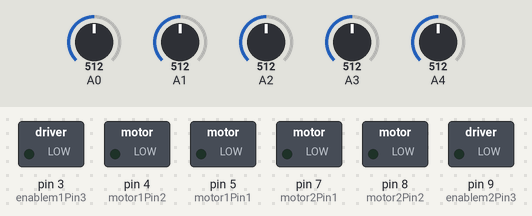
A sketch run on a simulated Arduino Uno, built with avr-gcc and run on an emulated ATmega328P. Shown: switched loads named in the sketch (green lamp = pin HIGH). The test bench sets the inputs (shaded band); at power-on: A2 = 512, A1 = 512, A3 = 512, A0 = 512, A4 = 512.

Above: at 1.2 s.
1.3 s: A2 set to 278
2.8 s: A2 set to 254
At 3.8 s:
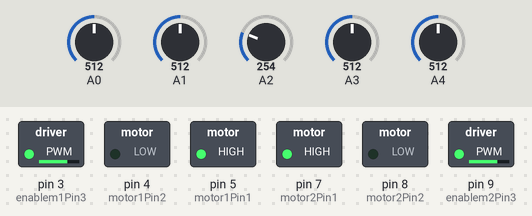
4.3 s: A1 set to 278
5.8 s: A1 set to 251
At 7.0 s:
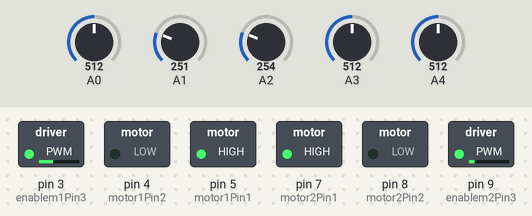
7.3 s: A1 set to 277
At 8.4 s:
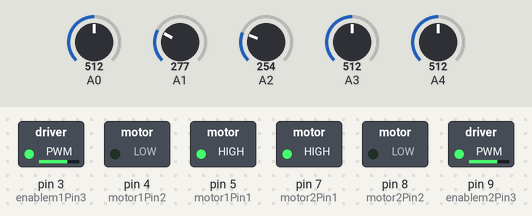
8.8 s: A3 set to 276
10.3 s: A3 set to 259
At 10.6 s:
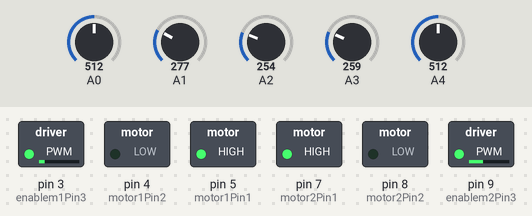
Timing chart, 0 to 12.8 s (numbered marks = the images above; inputs shaded):
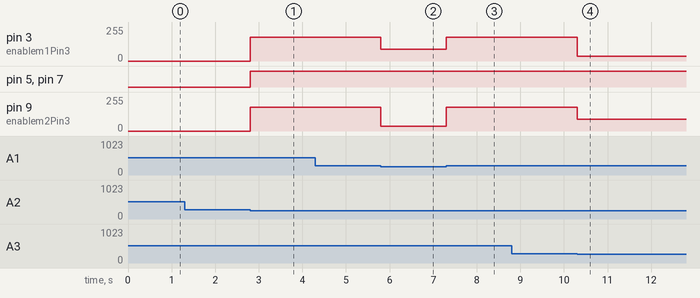

Measured:
- the behaviour switches between 268 and 267 on A2 (found by bisection; images 0 and 1)
- the behaviour switches between 268 and 267 on A1 (found by bisection; images 1 and 2)
- the behaviour switches between 268 and 267 on A3 (found by bisection; images 3 and 4)
- after the input at 1.3 s, every drawn part: stays the same
- after the input at 2.8 s, pin 3 (enablem1Pin3), pin 9 (enablem2Pin3): 0/255 → 180/255 at once; pin 5 (motor1Pin1), pin 7 (motor2Pin1): LOW → HIGH at once
- after the input at 4.3 s, every drawn part: stays the same
- after the input at 5.8 s, pin 3 (enablem1Pin3): 180/255 → 89/255 at once; pin 9 (enablem2Pin3): 180/255 → 34/255 at once
- after the input at 7.3 s, pin 3 (enablem1Pin3): 89/255 → 180/255 at once; pin 9 (enablem2Pin3): 34/255 → 180/255 at once
- after the input at 8.8 s, every drawn part: stays the same
- after the input at 10.3 s, pin 3 (enablem1Pin3): 180/255 → 34/255 at once; pin 9 (enablem2Pin3): 180/255 → 89/255 at once

The sketch:

iNNO_LINEFOLLOWER_Event2.ino
```cpp
const int motor1Pin1 = 5;
const int motor1Pin2 = 4;
const int enablem1Pin3 = 3;
const int motor2Pin1 = 7;
const int motor2Pin2 =8;
const int enablem2Pin3 = 9;
byte serialA;
int arr[5];

int in0=0,in1=0,in2=0,in3=0,in4=0;
//analogWrite(enablem1Pin3,150);
//analogWrite(enablem1Pin3,150);
void setup()
{


 Serial.begin(9600);

    pinMode(motor1Pin1, OUTPUT);
    pinMode(motor1Pin2, OUTPUT);
    pinMode(enablem1Pin3, OUTPUT);
    pinMode(motor2Pin1, OUTPUT);
    pinMode(motor2Pin2, OUTPUT);
    pinMode(enablem2Pin3, OUTPUT);
    // defining pinmode for inputs
     pinMode(A0,INPUT);
     pinMode(A1,INPUT);
     pinMode(A2,INPUT);
     pinMode(A3,INPUT);
     pinMode(A4,INPUT);

}
void forward()
{

        digitalWrite(motor1Pin1, HIGH);
        digitalWrite(motor1Pin2, LOW);
        digitalWrite(motor2Pin1, HIGH);
        digitalWrite(motor2Pin2, LOW);
        analogWrite(enablem1Pin3,180);
        analogWrite(enablem2Pin3,180);
}
void backward()
{
        digitalWrite(motor1Pin1, LOW);
        digitalWrite(motor1Pin2,HIGH);
        digitalWrite(motor2Pin1, LOW);
        digitalWrite(motor2Pin2, HIGH);
        analogWrite(enablem1Pin3,150);
        analogWrite(enablem2Pin3,150);
}
void forward_left()
{
        digitalWrite(motor1Pin1, HIGH);
        digitalWrite(motor1Pin2, LOW);
        digitalWrite(motor2Pin1, HIGH);
        digitalWrite(motor2Pin2, LOW);
        analogWrite(enablem1Pin3,34);
        analogWrite(enablem2Pin3,89);
}
void goku_left()
{
        digitalWrite(motor1Pin1, HIGH);
        digitalWrite(motor1Pin2, LOW);
        digitalWrite(motor2Pin1, HIGH);
        digitalWrite(motor2Pin2, LOW);
        analogWrite(enablem1Pin3,45);
        analogWrite(enablem2Pin3,100);
}
void goku_right()
{

        digitalWrite(motor1Pin1, HIGH);
        digitalWrite(motor1Pin2, LOW);
        digitalWrite(motor2Pin1, HIGH);
        digitalWrite(motor2Pin2, LOW);
        analogWrite(enablem1Pin3,100);
        analogWrite(enablem2Pin3,45);

}

void forward_right()
{

        digitalWrite(motor1Pin1, HIGH);
        digitalWrite(motor1Pin2, LOW);
        digitalWrite(motor2Pin1, HIGH);
        digitalWrite(motor2Pin2, LOW);
        analogWrite(enablem1Pin3,89);
        analogWrite(enablem2Pin3,34);

}

void left()
{
        digitalWrite(motor1Pin1, HIGH);
        digitalWrite(motor1Pin2, LOW);
        digitalWrite(motor2Pin1, HIGH);
        digitalWrite(motor2Pin2, LOW);
        analogWrite(enablem1Pin3,60);
        analogWrite(enablem2Pin3,60);
        delay(60);
        do
        {
        read_sensors();
        digitalWrite(motor1Pin1, LOW);
        digitalWrite(motor1Pin2, HIGH);
        digitalWrite(motor2Pin1, HIGH);
        digitalWrite(motor2Pin2, LOW);
        analogWrite(enablem1Pin3,100);
        analogWrite(enablem2Pin3,100);
        if(arr[3]==1)
          break;
        }while(1);
}
void right()
{
        digitalWrite(motor1Pin1, HIGH);
        digitalWrite(motor1Pin2, LOW);
        digitalWrite(motor2Pin1, HIGH);
        digitalWrite(motor2Pin2, LOW);
        analogWrite(enablem1Pin3,60);
        analogWrite(enablem2Pin3,60);
        delay(60);
        do
        {
        read_sensors();
        digitalWrite(motor1Pin1, HIGH);
        digitalWrite(motor1Pin2, LOW);
        digitalWrite(motor2Pin1, LOW);
        digitalWrite(motor2Pin2, HIGH);
        analogWrite(enablem1Pin3,100);
        analogWrite(enablem2Pin3,100);
        if(arr[1]==1)
          break;
        }while(1);
}
void wait()
{
  delay(1000);
}
void read_sensors()
{
  in0=analogRead(A0);
     in1=analogRead(A1);
     in2=analogRead(A2);
     in3=analogRead(A3);
     in4=analogRead(A4);


     if(in0>267)
        arr[0]=0;
     else
        arr[0]=1;
     if(in1>267)
        arr[1]=0;
     else
        arr[1]=1;
     if(in2>267)
        arr[2]=0;
     else
        arr[2]=1;
     if(in3>267)
        arr[3]=0;
     else
        arr[3]=1;
     if(in4>267)
        arr[4]=0;
     else
        arr[4]=1;

}
void loop()
{
     read_sensors();

     if((arr[0]==0 && arr[1]==1 && arr[2]==1 && arr[3]==1 && arr[4]==0)||(arr[0]==1 && arr[1]==1 && arr[2]==1 && arr[3]==1 && arr[4]==1)||(arr[0]==0 && arr[1]==0 && arr[2]==1 && arr[3]==0 && arr[4]==0))
        forward();
     else if((arr[0]==0 && arr[1]==1 && arr[2]==1 && arr[3]==0 && arr[4]==0)||(arr[0]==1 && arr[1]==1 && arr[2]==1 && arr[3]==0 && arr[4]==0))
        forward_right();
     else if((arr[0]==0 && arr[1]==0 && arr[2]==1 && arr[3]==1 && arr[4]==0)||(arr[0]==0 && arr[1]==0 && arr[2]==1 && arr[3]==1 && arr[4]==1))
        forward_left();
/*     else if((arr[0]==1 && arr[1]==1 && arr[2]==0 && arr[3]==0 && arr[4]==0)||(arr[0]==1 && arr[1]==0 && arr[2]==0 && arr[3]==0 && arr[4]==0))
        goku_left();
     else if((arr[0]==1 && arr[1]==1 && arr[2]==0 && arr[3]==0 && arr[4]==0)||(arr[0]==1 && arr[1]==0 && arr[2]==0 && arr[3]==0 && arr[4]==0))
        goku_right();
  */   else if(arr[0]==1 && arr[1]==1 && arr[2]==1 && arr[3]==1 && arr[4]==0)
        right();
     else if(arr[0]==0 && arr[1]==1 && arr[2]==1 && arr[3]==1 && arr[4]==1)
        left();


    delay(5);
     /*if(arr[0]==0 && arr[1]==0 && arr[2]==0 && arr[3]==0 && arr[4]==0)
     {
        forward();
        delay(150);


        digitalWrite(motor1Pin1, LOW);
        digitalWrite(motor1Pin2, LOW);
        digitalWrite(motor2Pin1, LOW);
        digitalWrite(motor2Pin2, LOW);
        digitalWrite(enablem1Pin3, LOW);
        digitalWrite(enablem2Pin3, LOW);
     }*/
}
```
